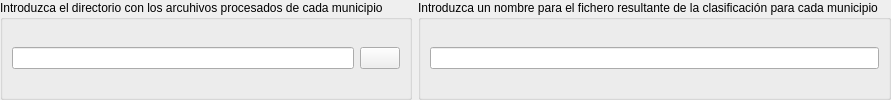
           <widget class="QWidget" name="Widget_multiple_mun_p2" native="true">
            <property name="enabled">
             <bool>true</bool>
            </property>
            <property name="minimumSize">
             <size>
              <width>0</width>
              <height>0</height>
             </size>
            </property>
            <property name="cursor">
             <cursorShape>SizeHorCursor</cursorShape>
            </property>
            <property name="autoFillBackground">
             <bool>false</bool>
            </property>
            <layout class="QHBoxLayout" name="horizontalLayout_40">
             <property name="leftMargin">
              <number>0</number>
             </property>
             <property name="topMargin">
              <number>0</number>
             </property>
             <property name="rightMargin">
              <number>0</number>
             </property>
             <property name="bottomMargin">
              <number>0</number>
             </property>
             <item>
              <widget class="QGroupBox" name="Group_SHP_R_3">
               <property name="sizePolicy">
                <sizepolicy hsizetype="Preferred" vsizetype="Preferred">
                 <horstretch>0</horstretch>
                 <verstretch>0</verstretch>
                </sizepolicy>
               </property>
               <property name="title">
                <string>Introduzca el directorio con los arcuhivos procesados de cada municipio</string>
               </property>
               <layout class="QHBoxLayout" name="horizontalLayout_46">
                <item>
                 <widget class="QLineEdit" name="dir_root_multi_p2"/>
                </item>
                <item>
                 <widget class="QPushButton" name="button_root_multi_p2">
                  <property name="cursor">
                   <cursorShape>PointingHandCursor</cursorShape>
                  </property>
                  <property name="text">
                   <string/>
                  </property>
                  <property name="iconSize">
                   <size>
                    <width>20</width>
                    <height>20</height>
                   </size>
                  </property>
                 </widget>
                </item>
               </layout>
              </widget>
             </item>
             <item>
              <widget class="QGroupBox" name="Group_suffix_multi_p2">
               <property name="focusPolicy">
                <enum>Qt::NoFocus</enum>
               </property>
               <property name="title">
                <string>Introduzca un nombre para el fichero resultante de la clasificación para cada municipio</string>
               </property>
               <property name="flat">
                <bool>true</bool>
               </property>
               <layout class="QHBoxLayout" name="horizontalLayout_47">
                <item>
                 <widget class="QLineEdit" name="string_suffix_multi_p2"/>
                </item>
               </layout>
              </widget>
             </item>
            </layout>
           </widget>
